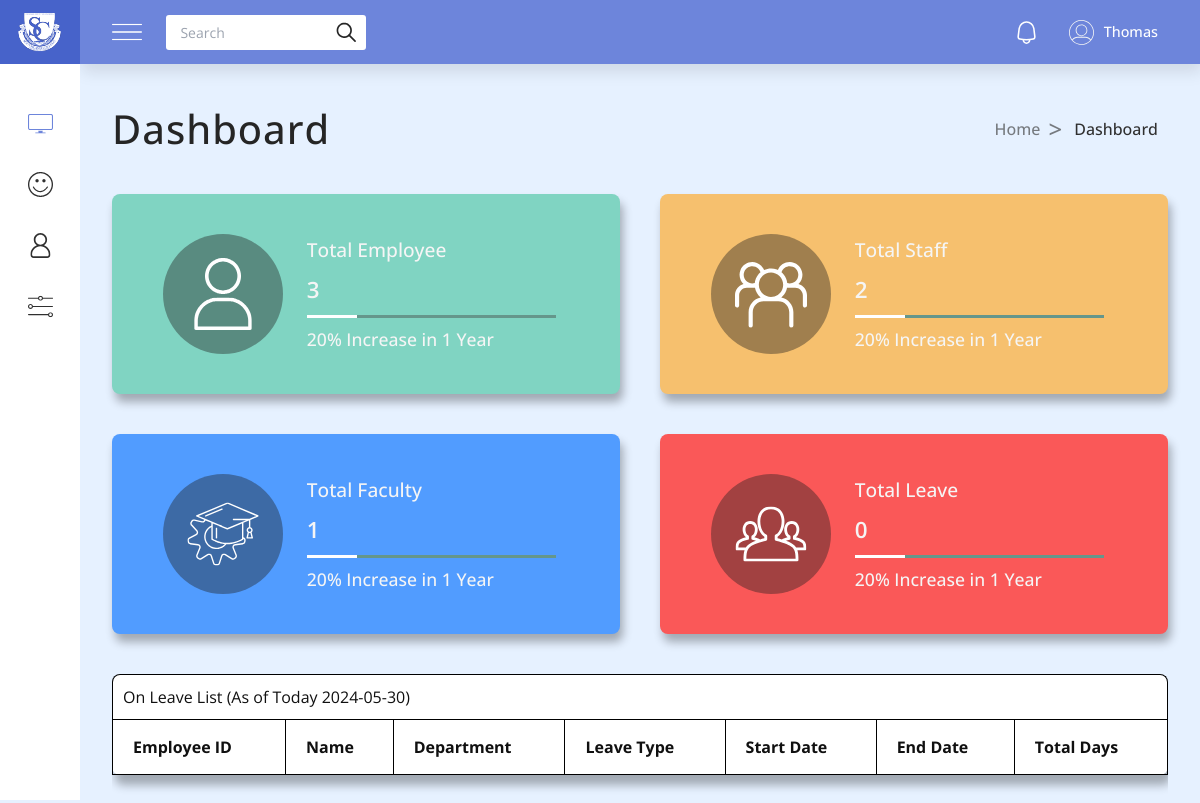
Page /admin/index.php (signed in) on the earlier database version.
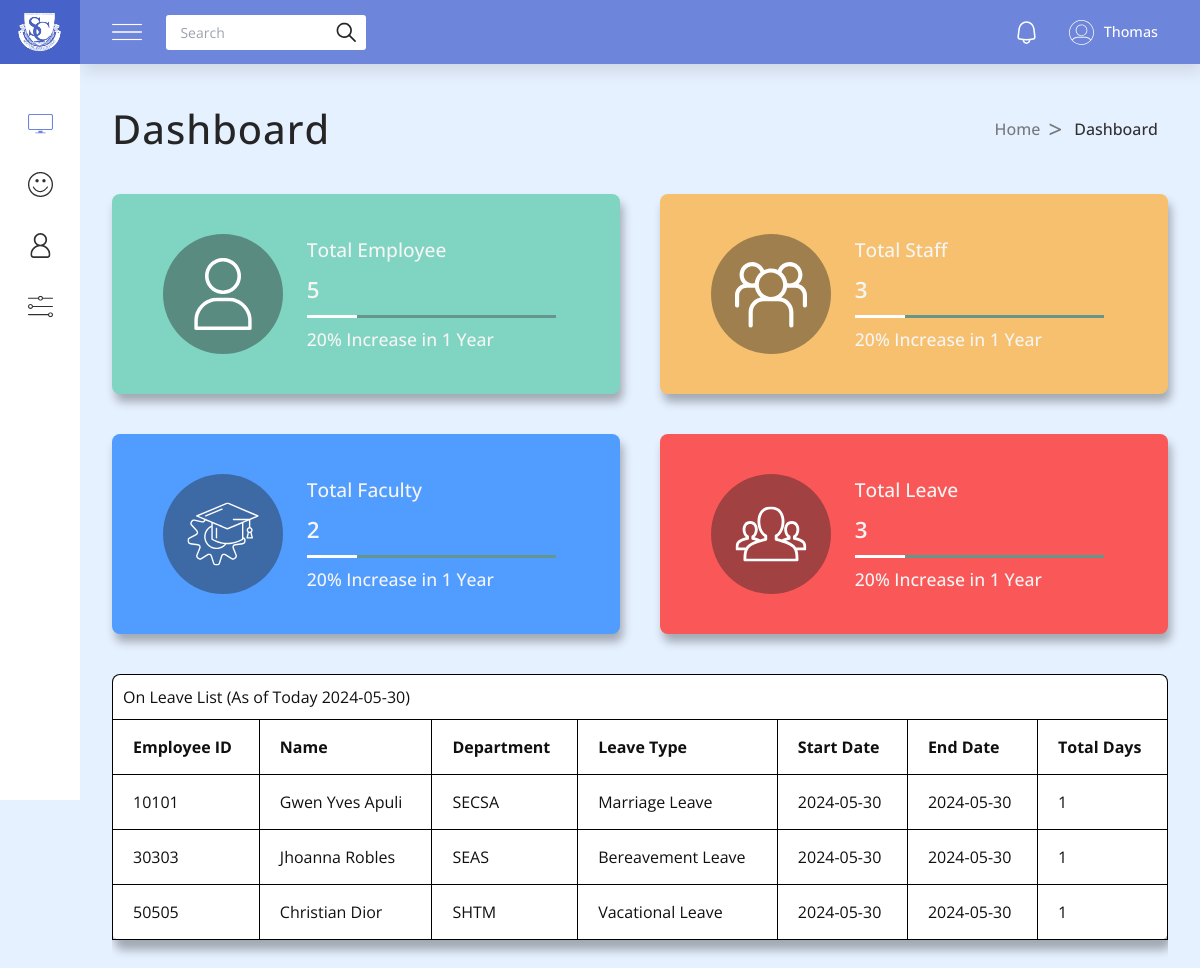
Same page on the later database version.
### tables this page shows
CREATE TABLE `leave_tbl` (
  `leave_id` int(11) NOT NULL,
  `employee_id` int(11) NOT NULL,
  `employee_name` varchar(255) NOT NULL,
  `department` varchar(255) NOT NULL,
  `leave_type` varchar(255) NOT NULL,
  `date_applied` datetime NOT NULL,
  `reason` varchar(255) NOT NULL,
  `from_date` date NOT NULL,
  `to_date` date NOT NULL,
  `total_days_leave` int(11) NOT NULL,
  `application_status` varchar(255) NOT NULL,
  `destination` varchar(255) NOT NULL,
  `accompany_with` varchar(255) NOT NULL,
  `balance_days` varchar(100) NOT NULL,
  `read_status` tinyint(1) DEFAULT 0
);

### admin/index.php (the view, shortened to what this page needs)
<?php
$currentDate = date('Y-m-d');
$active = "dashboard"
?>
<!DOCTYPE html>
<html lang="en">
<head>
    <link rel="stylesheet" href="styles/nav.css" />
    <link rel="stylesheet" href="styles/index.css" />
</head>
<body>
    <?php require 'partials/aside.php' ?>
    <?php require 'partials/nav.php' ?>
    <section class="section">
        <div class="section-title">
            <h1>Dashboard</h1>
            <div class="breadcrumbs">
                <a href="/hrms/admin/">Home</a>
                <a href="#">Dashboard</a>
            </div>
        </div>
        <div class="dashboard-boxes">
            <div class="box employee">
                <div class="box-img">
                    <img src="images/box (1).svg" alt="" />
                </div>
                <div class="box-info">
                    <h1>Total Employee</h1>
                    <?php
                    $sql1 = "SELECT COUNT(*) as count FROM employee_tbl";
                    $sql2 = "SELECT COUNT(*) as count FROM faculty_tbl";
                    $result1 = mysqli_query($conn, $sql1);
                    $result2 = mysqli_query($conn, $sql2);
                    $row1 = mysqli_fetch_assoc($result1);
                    $row2 = mysqli_fetch_assoc($result2);
                    $total = $row1['count'] + $row2['count'];
                    echo '<h2>' . $total . '</h2>';
                    ?>
                    <div class="percentage">
                        <div></div>
                    </div>
                    <h3>20% Increase in 1 Year</h3>
                </div>
            </div>
            <div class="box staff">
                <div class="box-img">
                    <img src="images/box (2).svg" alt="" />
                </div>
                <div class="box-info">
                    <h1>Total Staff</h1>
                    <?php
                    $sql = "SELECT COUNT(*) as count FROM employee_tbl";
                    $result = mysqli_query($conn, $sql);
                    $row = mysqli_fetch_assoc($result);
                    echo '<h2>' . $row['count'] . '</h2>';
                    ?>
                    <div class="percentage">
                        <div></div>
                    </div>
                    <h3>20% Increase in 1 Year</h3>
                </div>
            </div>
            <div class="box faculty">
                <div class="box-img">
                    <img src="images/box (3).svg" alt="" />
                </div>
                <div class="box-info">
                    <h1>Total Faculty</h1>
                    <?php
                    $sql = "SELECT COUNT(*) as count FROM faculty_tbl";
                    $result = mysqli_query($conn, $sql);
                    $row = mysqli_fetch_assoc($result);
                    echo '<h2>' . $row['count'] . '</h2>';
                    ?>
                    <div class="percentage">
                        <div></div>
                    </div>
                    <h3>20% Increase in 1 Year</h3>
                </div>
            </div>
            <div class="box fulltime">
                <div class="box-img">
                    <img src="images/box (4).svg" alt="" />
                </div>
                <div class="box-info">
                    <h1>Total Leave</h1>
                    <?php
                    $sql = "SELECT COUNT(*) as count
             FROM leave_tbl
             WHERE application_status = 'APPROVED'
             AND to_date >= ?";
                    $stmt = mysqli_prepare($conn, $sql);
                    if ($stmt) {
                        mysqli_stmt_bind_param($stmt, "s", $currentDate);
                        mysqli_stmt_execute($stmt);
                        $result = mysqli_stmt_get_result($stmt);
                        if ($row = mysqli_fetch_assoc($result)) {
                            echo '<h2>' . $row['count'] . '</h2>';
                        } else {
                            echo '<h2>0</h2>';
                        }
                    } else {
                        echo "Error in SQL statement: " . mysqli_error($conn);
                    }
                    ?>
                    <div class="percentage">
                        <div></div>
                    </div>
                    <h3>20% Increase in 1 Year</h3>
                </div>
            </div>
        </div>
        <div class="dashboard-table">
            <table>
                <div class="table-title">
                    <h1>On Leave List (As of Today <?php echo $currentDate ?>)</h1>
                </div>
                <thead>
                    <tr>
                        <th>Employee ID</th>
                        <th>Name</th>
                        <th>Department</th>
                        <th>Leave Type</th>
                        <th>Start Date</th>
                        <th>End Date</th>
                        <th>Total Days</th>
                    </tr>
                </thead>
                <tbody>
                    <?php
                    $query = mysqli_query($conn, "SELECT * FROM `leave_tbl` WHERE application_status = 'APPROVED' AND '$currentDate' BETWEEN `from_date` AND `to_date`");
                    while ($row = mysqli_fetch_array($query)) {
                    ?>
                        <tr>
                            <td><label><?php echo $row['employee_id']; ?></label></td>
                            <td><label><?php echo $row['employee_name']; ?></label></td>
                            <td><label><?php echo $row['department']; ?></label></td>
                            <td><label><?php echo $row['leave_type']; ?></label></td>
                            <td><label><?php echo $row['from_date']; ?></label></td>
                            <td><label><?php echo $row['to_date']; ?></label></td>
                            <td><label><?php echo $row['total_days_leave']; ?></label></td>
                        </tr>
                    <?php }
                    ?>
                </tbody>
            </table>
        </div>
    </section>
</body>
</html>

### admin/partials/aside.php (shortened to what this page needs)
<aside class="side-bar" id="side-bar">
    <div class="logo" id="logo">
        <a href="/HRMS/admin/">
            <img id="sc-logo" src="images/sc-logo.svg" alt="sc-logo"/>
        </a>
    </div>
    <div class="side-link">
        <ul class="links">
            <li>
                <a class="s-link <?= $active == "dashboard" ? "active" : "" ?>" href="index.php">
                    <svg class="icon <?= $active == "dashboard" ? "active" : "" ?>" xmlns="http://www.w3.org/2000/svg"
                         xmlns:xlink="http://www.w3.org/1999/xlink" width="500" zoomAndPan="magnify"
                         viewBox="0 0 375 374.999991" height="500" preserveAspectRatio="xMidYMid meet" version="1.0">
                        <defs>
                            <clipPath id="6325d10b93">
                                <path d="M 0 43.125 L 375 43.125 L 375 287 L 0 287 Z M 0 43.125 " clip-rule="nonzero"/>
                            </clipPath>
                            <clipPath id="1e1b69b5b5">
                                <path d="M 107 294 L 268 294 L 268 337.875 L 107 337.875 Z M 107 294 "
                                      clip-rule="nonzero"/>
                            </clipPath>
                        </defs>
                        <g clip-path="url(#6325d10b93)">
                            <path d="M 343 286.007812 L 32 286.007812 C 14.355469 286.007812 0 271.652344 0 254.007812 L 0 75.59375 C 0 57.949219 14.355469 43.59375 32 43.59375 L 343 43.59375 C 360.644531 43.59375 375 57.949219 375 75.59375 L 375 254.007812 C 375 271.652344 360.644531 286.007812 343 286.007812 Z M 32 59.59375 C 23.179688 59.59375 16 66.769531 16 75.59375 L 16 254.007812 C 16 262.832031 23.179688 270.007812 32 270.007812 L 343 270.007812 C 351.820312 270.007812 359 262.832031 359 254.007812 L 359 75.59375 C 359 66.769531 351.820312 59.59375 343 59.59375 Z M 32 59.59375 "
                                  fill-opacity="1" fill-rule="nonzero"/>
                        </g>
                        <g clip-path="url(#1e1b69b5b5)">
                            <path d="M 267.5 329.027344 C 267.5 333.4375 263.910156 337.027344 259.5 337.03125 C 259.5 337.03125 115.496094 337.03125 115.496094 337.03125 C 108.519531 337.195312 104.796875 328.132812 109.851562 323.382812 C 111.289062 321.925781 113.289062 321.027344 115.496094 321.027344 L 158.699219 321.027344 L 153.5625 294.003906 L 221.4375 294.003906 L 216.300781 321.027344 L 259.5 321.027344 C 263.917969 321.027344 267.5 324.613281 267.5 329.027344 Z M 267.5 329.027344 "
                                  fill-opacity="1" fill-rule="nonzero"/>
                        </g>
                    </svg>
                </a>
            </li>
            <li>
                <button class="dropdown-btn">
                </button>
            </li>
            <li>
                <button class="dropdown-btn">
                    <svg class="icon <?= str_contains($active, "faculty") ? "active" : "" ?>"
                         xmlns="http://www.w3.org/2000/svg" xmlns:xlink="http://www.w3.org/1999/xlink" width="500"
                         zoomAndPan="magnify" viewBox="0 0 375 374.999991" height="500"
                         preserveAspectRatio="xMidYMid meet" version="1.0">
                        <defs>
                            <clipPath id="397a3b1a3c">
                                <path d="M 35.453125 0 L 337.703125 0 L 337.703125 375 L 35.453125 375 Z M 35.453125 0 "
                                      clip-rule="nonzero"/>
                            </clipPath>
                        </defs>
                        <g clip-path="url(#397a3b1a3c)">
                            <path d="M 240.347656 184.542969 C 268.097656 166.734375 286.5625 135.667969 286.5625 100.332031 C 286.5625 45.148438 241.65625 0.246094 186.472656 0.246094 C 131.289062 0.246094 86.386719 45.148438 86.386719 100.332031 C 86.386719 135.6875 104.851562 166.734375 132.601562 184.542969 C 75.863281 206.300781 35.453125 261.296875 35.453125 325.597656 C 35.453125 352.695312 57.511719 374.753906 84.609375 374.753906 L 288.320312 374.753906 C 315.433594 374.753906 337.476562 352.695312 337.476562 325.597656 C 337.492188 261.296875 297.085938 206.300781 240.347656 184.542969 Z M 112.226562 100.332031 C 112.226562 59.398438 145.539062 26.089844 186.472656 26.089844 C 227.40625 26.089844 260.71875 59.398438 260.71875 100.332031 C 260.71875 141.265625 227.40625 174.578125 186.472656 174.578125 C 145.539062 174.578125 112.226562 141.265625 112.226562 100.332031 Z M 288.339844 348.910156 L 84.609375 348.910156 C 71.746094 348.910156 61.296875 338.445312 61.296875 325.597656 C 61.296875 256.578125 117.453125 200.421875 186.472656 200.421875 C 255.496094 200.421875 311.652344 256.578125 311.652344 325.597656 C 311.632812 338.445312 301.183594 348.910156 288.339844 348.910156 Z M 288.339844 348.910156 "
                                  fill-opacity="1" fill-rule="nonzero"/>
                        </g>
                    </svg>
                </button>
            </li>
            <li>
                <a class="s-link" href="#">
                </a>
            </li>
        </ul>
    </div>
</aside>

### admin/partials/nav.php (shortened to what this page needs)
<?php
global $admin_fname;
if (isset($_SESSION['admin_id'])) {
    $admin_fname = $_SESSION['fname'];
}
?>
<script src="https://cdn.tailwindcss.com"></script>
<nav class="navbar" id="navbar">
    <div class="left-nav">
        <button id="burger" class="burger">
            <img src="images/burger.svg" alt="" />
        </button>
        <div class="search-container">
            <input type="text" placeholder="Search" />
            <button>
                <img src="images/search.svg" alt="" />
            </button>
        </div>
    </div>
    <div class="right-nav">
        <a class="notification-btn" href="./notifications.php">
            <div class="notification-img-container">
                <img src="images/notification-bell.svg" alt="" class="white-svg" />
            </div>
        </a>
        <button class="profile-btn">
            <div class="profile-img-container">
                <img src="images/profile.svg" alt="" />
            </div>
            <span> <?= @$admin_fname ?? "ADMIN" ?> </span>
        </button>
    </div>
</nav>

### admin/styles/nav.css (style rules this page uses)
.side-bar { width: var(--sidebar-close-width); height: 100vh; display: flex; justify-content: start; align-items: center; flex-direction: column; position: sticky; top: 0; left: 0; bottom: 0; z-index: 1000; transition: 0.3s ease-in-out; background: white; overflow: hidden; flex-shrink: 0; }
.side-bar .logo { width: 100%; min-height: var(--navbar-height); max-height: var(--navbar-height); display: flex; justify-content: center; align-items: center; background: #4763ca; transition: none !important; }
.side-bar .logo img { padding: 5px; object-fit: cover; transition: none !important; }
.side-link { width: 100%; height: 100%; display: flex; justify-content: start; align-items: center; flex-direction: column; padding: 2.3rem 0 0 0; overflow-y: scroll; }
.side-link .links { width: 100%; height: 100%; display: flex; justify-content: start; flex-direction: column; gap: 1rem; transition: 0.3s ease-in-out; }
.links li { flex-shrink: 0; }
.links a, .links button { display: flex; justify-content: center; align-items: center; font-size: 16px; font-weight: 600; padding: 10px; gap: 0.9rem; color: #101010; }
.side-link .icon { width: 25px; height: 25px; object-fit: contain; flex-shrink: 0; aspect-ratio: 1/1; fill: #303030; }
.links .s-link.active { color: #6d85db; }
.side-link .icon.active { fill: #6d85db; }
.links button { width: 100%; position: relative; cursor: pointer; }
.navbar { width: calc(100% - var(--sidebar-close-width)); min-height: var(--navbar-height); max-height: var(--navbar-height); display: flex; justify-content: space-between; align-items: center; padding: 0 2rem; transition: width 0.3s ease-in-out; position: fixed; top: 0; right: 0; z-index: 10; background: #6d85db; box-shadow: 2px 8px 15px rgba(0, 0, 0, 0.1); }
.burger { width: 30px; height: 30px; cursor: pointer; }
.navbar .left-nav { display: flex; justify-content: center; align-items: center; gap: 1.5rem; }
.search-container { display: flex; justify-content: center; align-items: center; position: relative; }
.search-container input { width: 200px; height: 35px; padding: 0 0.9rem; padding-right: 2.1rem; outline: none; border: none; border-radius: 3px; font-size: 14px; }
.search-container button { width: 20px; height: 20px; position: absolute; right: 10px; cursor: pointer; }
.navbar .right-nav { display: flex; justify-content: center; align-items: center; }
.right-nav .notification-btn { display: flex; justify-content: center; align-items: center; gap: 10px; position: relative; cursor: pointer; padding: 10px; }
.right-nav .notification-btn .notification-img-container { width: 25px; height: 25px; }
.right-nav .notification-btn .notification-img-container img { width: 100%; height: 100%; object-fit: cover; }
.white-svg { filter: invert(100%); }
.right-nav .profile-btn { display: flex; justify-content: center; align-items: center; gap: 10px; position: relative; cursor: pointer; padding: 10px; }
.right-nav .profile-btn span { color: white; font-size: 0.9rem; font-weight: 500; }
.right-nav .profile-btn .profile-img-container { width: 25px; height: 25px; }
.right-nav .profile-btn .profile-img-container img { width: 100%; height: 100%; object-fit: cover; }

Differences in the rows shown:
added leave_tbl: employee "10101", employee_name "Gwen Yves Apuli", department "SECSA", leave_type "Marriage Leave", from_date "2024-05-30", to_date "2024-05-30", total_days_leave "1"
added leave_tbl: employee "30303", employee_name "Jhoanna Robles", department "SEAS", leave_type "Bereavement Leave", from_date "2024-05-30", to_date "2024-05-30", total_days_leave "1"
added leave_tbl: employee "50505", employee_name "Christian Dior", department "SHTM", leave_type "Vacational Leave", from_date "2024-05-30", to_date "2024-05-30", total_days_leave "1"
Other differences:
$total: "3" → "5"
$row['count']: "2" → "3"
$row['count']: "1" → "2"
$row['count']: "0" → "3"
